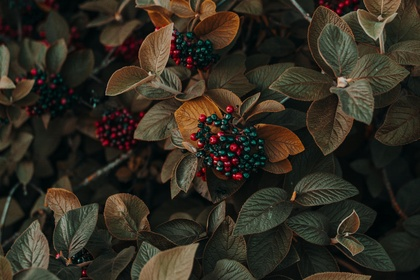
%> input picture pexels-iriser-1379636.jpg, 420 x 280 px, shrunk from 6000 x 4000 before the run
$ octave assignment2Matlab.m   (GNU Octave 9; MATLAB toolbox functions it lacks are replaced by stand-ins)
%> lines starting %> are read from the running program, lines starting %| are printed output that depends on the picture
I = imread('pexels-iriser-1379636.jpg');
%> I is the input picture: size 280x420x3 uint8; mean R, G, B 48.5, 43.3, 32.6

[row, col, dim] = size(I);
%> row = 280; col = 420; dim = 3

if dim == 3
    I = rgb2gray(I);
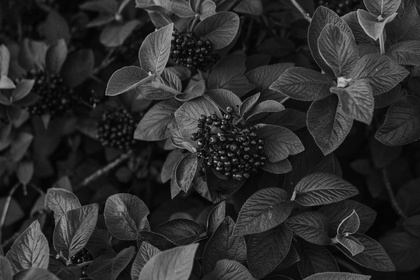
%> I: size 280x420 uint8; min 0, max 196, mean 43.6
end

A = min(I(:));
%> A = 0
B = max(I(:));
%> B = 196
D = B - A;
%> D = 196
M = 2^8 - 1;
R = ((double(I) - double(A)) / double(D)) * double(M) + double(A);
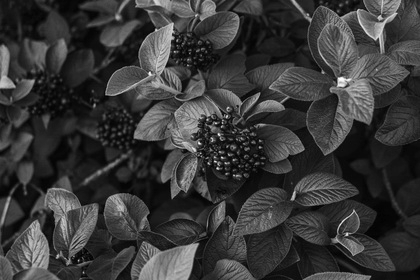
%> R: size 280x420 double; min 0, max 255, mean 56.8
R = uint8(R);
%> R: size 280x420 uint8

input_hist = zeros(1, 256);
output_hist = zeros(1, 256);

for i = 1:row
    for j=1:col
        temp = I(i,j)+1;
        input_hist(1,temp) = input_hist(1,temp) + 1;
        temp = R(i,j)+1;
        output_hist(1,temp) = output_hist(1,temp) + 1;
    end
end
%> after the loop, input_hist = 256 values, max 2335 at index 19, min 0 at index 180, mean 459.4; output_hist = 256 values, max 2335 at index 24, min 0 at index 3, mean 459.4

figure;
subplot(2,2,1),bar(input_hist),title('Histogram of Input Image');
subplot(2, 2, 2), bar(output_hist), title('Histogram of Output Image');
subplot(2, 2, 3), imshow(I), title('Input Image');
subplot(2, 2, 4), imshow(R), title('Output Image');
%> after `title('Output Image')`:
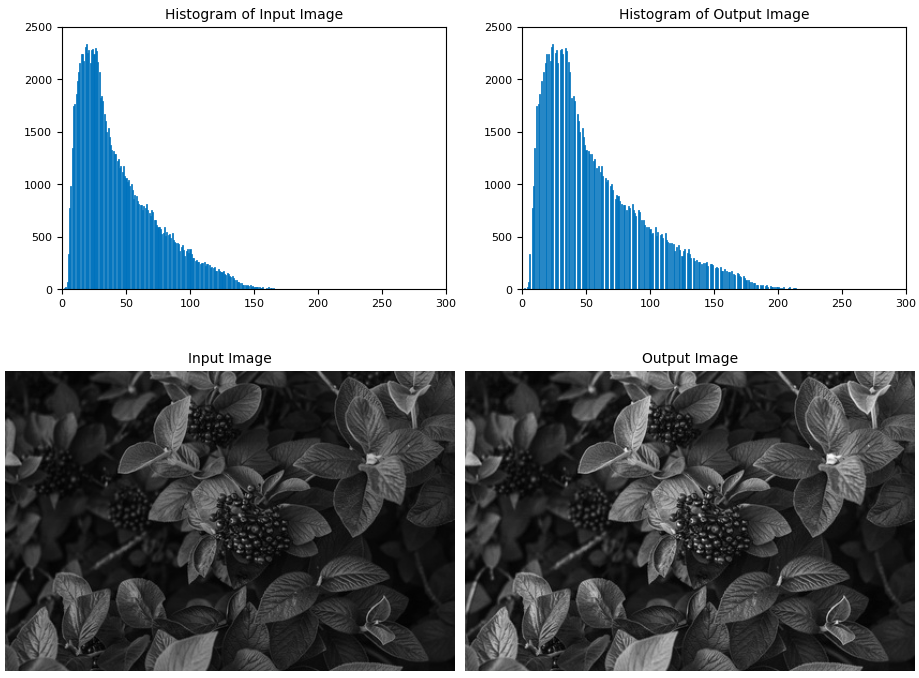
%> figure redrawn from the program's plot data, 4 panels

$ run again, with pexels-francesco-ungaro-1525041.jpg copied over pexels-iriser-1379636.jpg
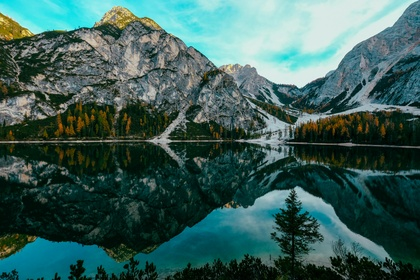
%> input picture pexels-francesco-ungaro-1525041.jpg, 420 x 280 px, shrunk from 6000 x 4000 before the run
%> I is the input picture: size 280x420x3 uint8; mean R, G, B 59.7, 94.6, 89.3
%> `I = rgb2gray(I);`:
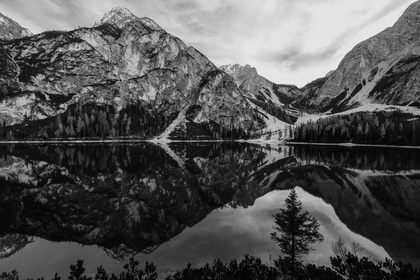
%> I: size 280x420 uint8; min 0, max 244, mean 83.6
%> A = 0
%> B = 244
%> after the loop `for i = 1:row`: input_hist = 256 values, max 1891 at index 16, min 0 at index 246, mean 459.4; output_hist = 256 values, max 1891 at index 17, min 0 at index 13, mean 459.4
%> `title('Output Image')`:
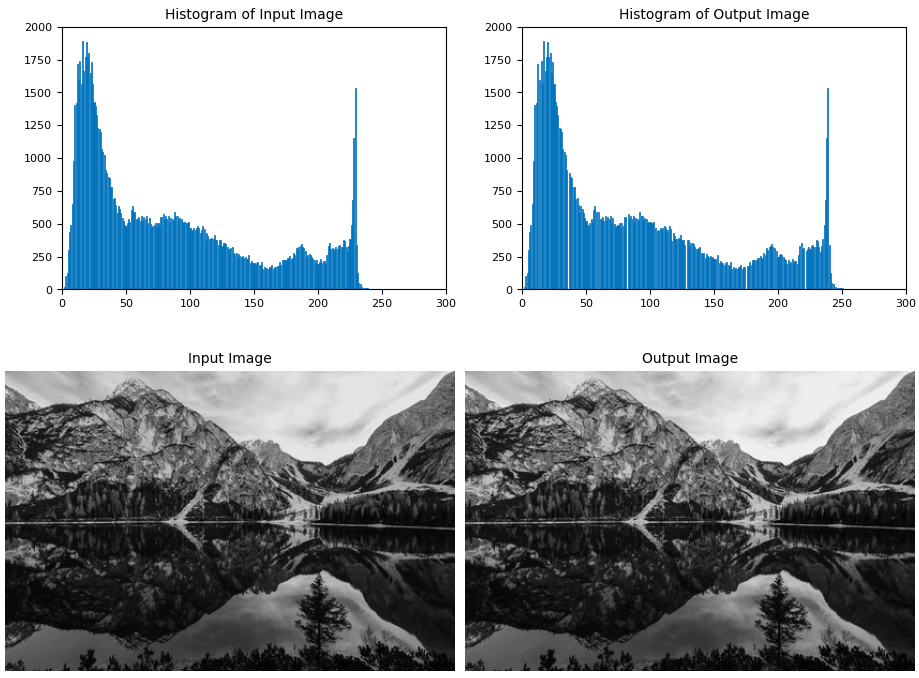
%> figure redrawn from the program's plot data, 4 panels

$ run again, with pexels-gochrisgoxyz-1643409.jpg copied over pexels-iriser-1379636.jpg
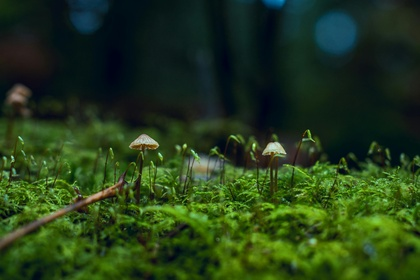
%> input picture pexels-gochrisgoxyz-1643409.jpg, 420 x 280 px, shrunk from 6000 x 4000 before the run
%> I is the input picture: size 280x420x3 uint8; mean R, G, B 36.1, 59.5, 25.8
%> I: size 280x420 uint8
%> A = 4
%> B = 222
%> D = 218
%> `R = uint8(R);`:
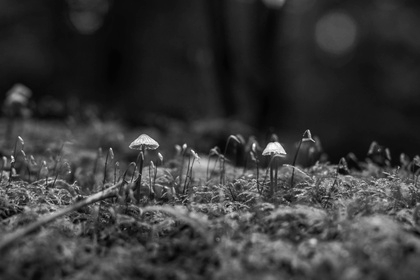
%> R: size 280x420 uint8; min 4, max 255, mean 56.3
%> after the loop `for i = 1:row`: input_hist = 256 values, max 2825 at index 23, min 0 at index 1, mean 459.4; output_hist = 256 values, max 2825 at index 26, min 0 at index 1, mean 459.4
%> `title('Output Image')`:
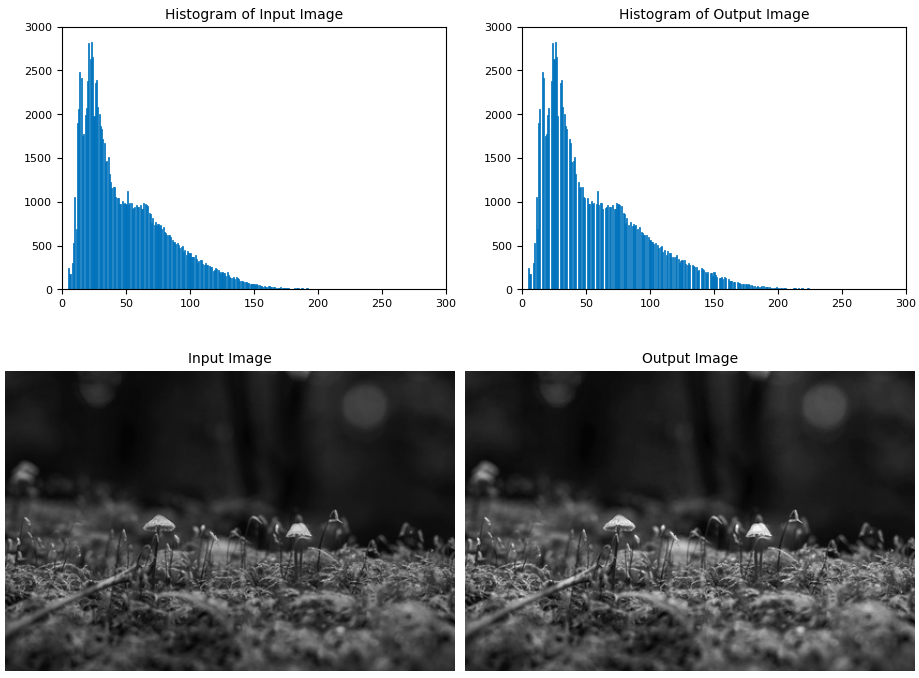
%> figure redrawn from the program's plot data, 4 panels

$ run again, with pexels-lilartsy-2397622.jpg copied over pexels-iriser-1379636.jpg
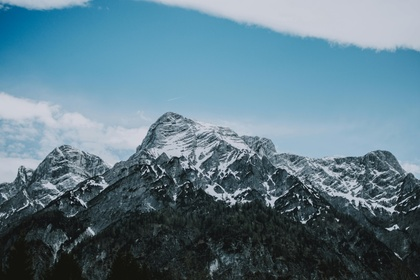
%> input picture pexels-lilartsy-2397622.jpg, 420 x 280 px, shrunk from 6000 x 4000 before the run
%> I is the input picture: size 280x420x3 uint8; mean R, G, B 93.4, 122.2, 136.4
%> I: size 280x420 uint8
%> A = 7
%> B = 222
%> D = 215
%> `R = ((double(I) - double(A)) / double(D)) * double(M) + double(A);`:
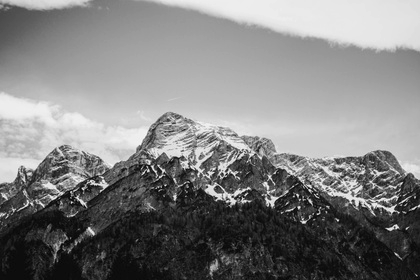
%> R: size 280x420 double; min 7, max 262, mean 135.3; drawn with min black and max white
%> after the loop `for i = 1:row`: input_hist = 256 values, max 1613 at index 19, min 0 at index 1, mean 459.4; output_hist = 256 values, max 1613 at index 21, min 0 at index 1, mean 459.4
%> `title('Output Image')`:
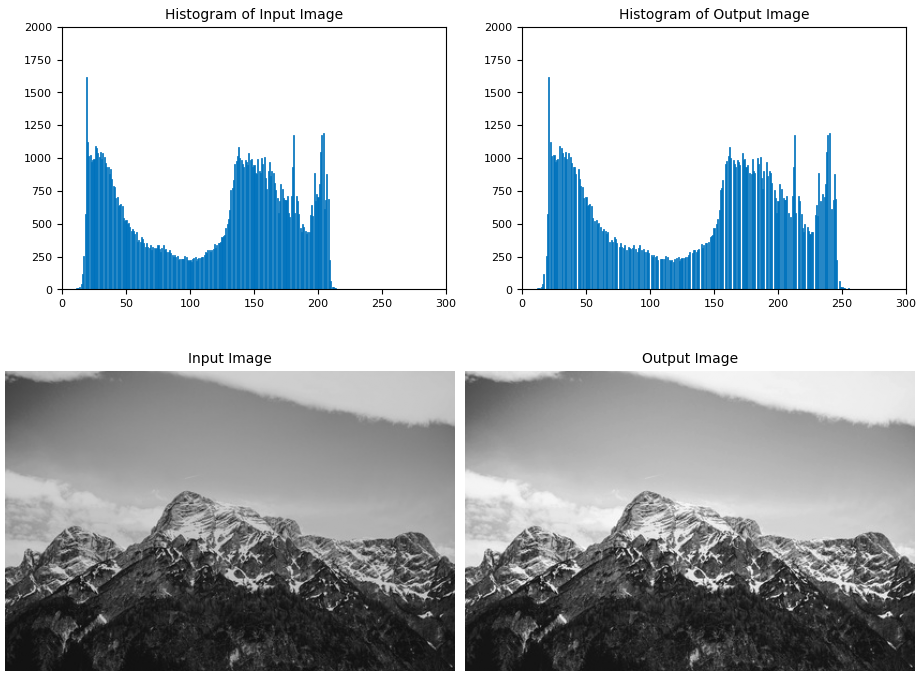
%> figure redrawn from the program's plot data, 4 panels
